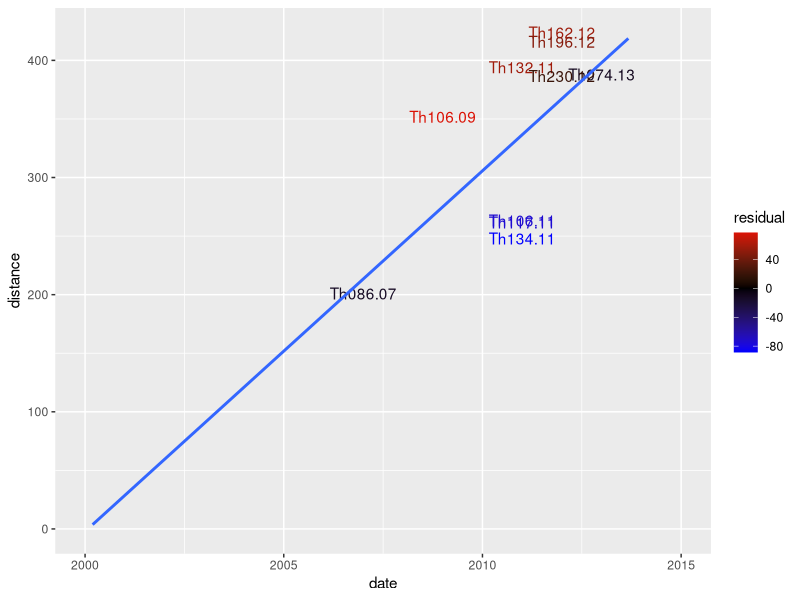
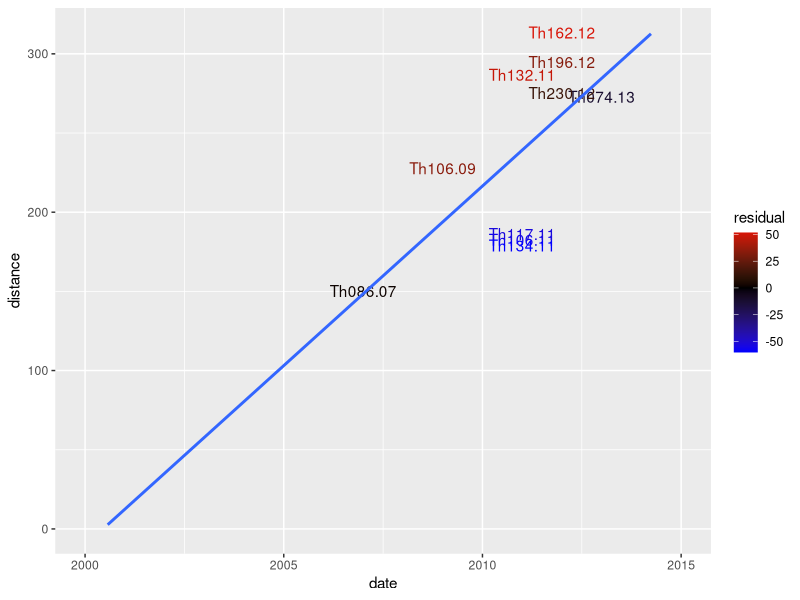
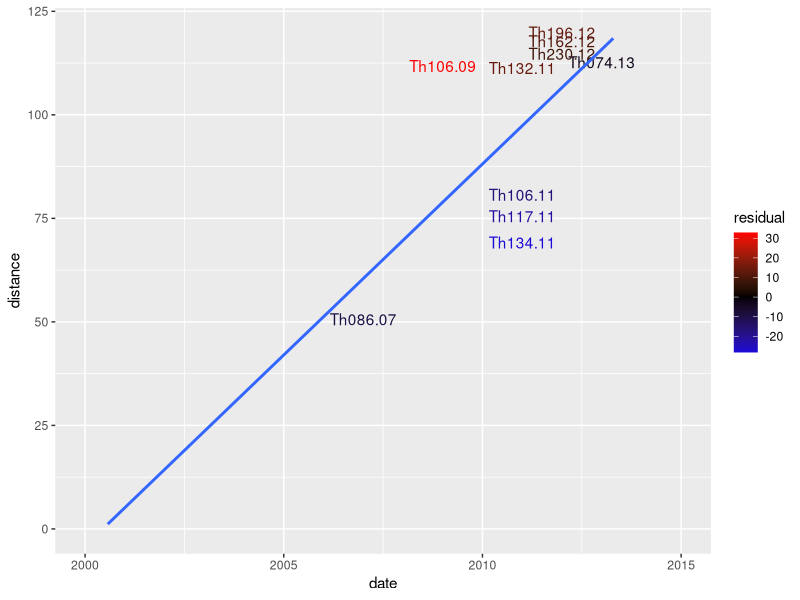
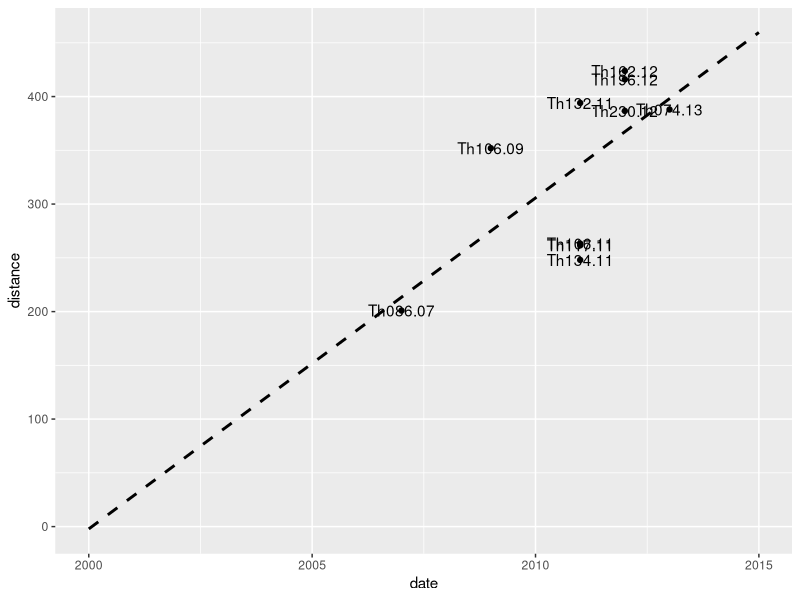
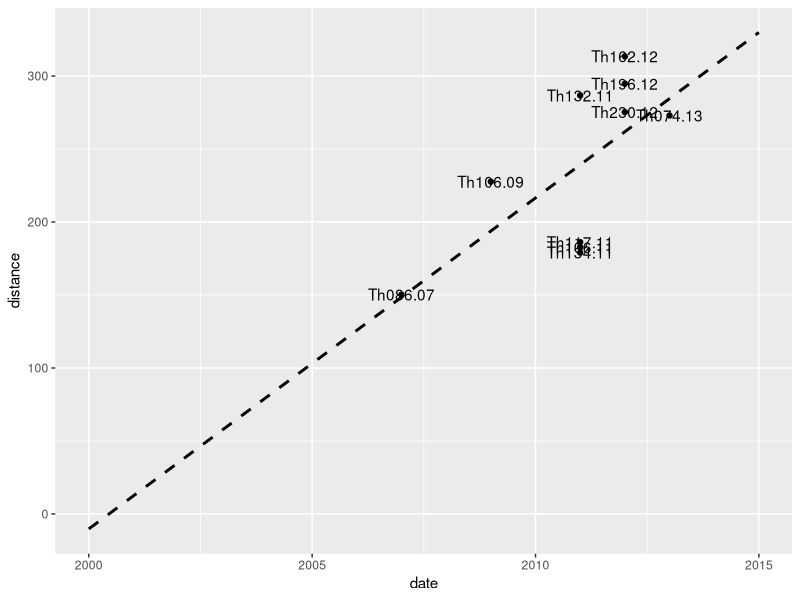
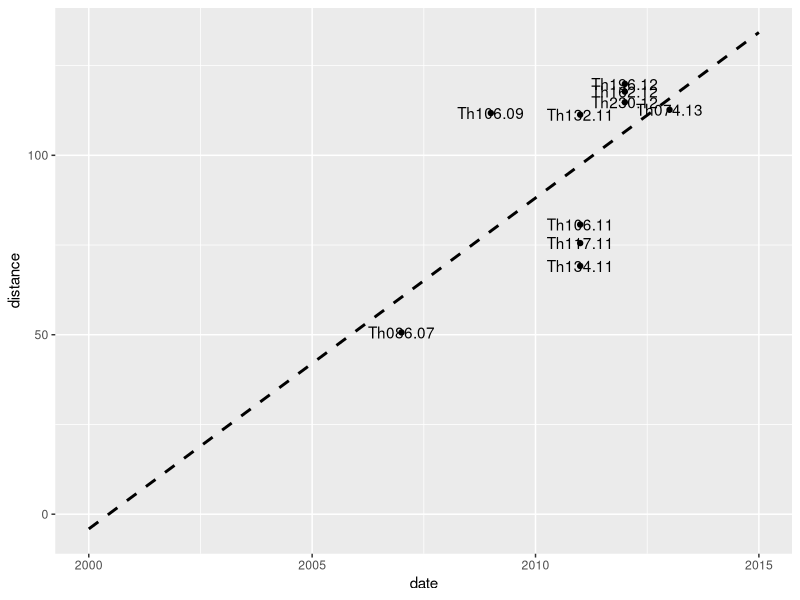

The R script that drew these images, in order:
## ---- chunk 1

library(knitr)
library(igraph)
library("RColorBrewer")
library(ggplot2)
opts_chunk$set(fig.width=9, fig.height=9)
opts_chunk$set(dev=c('png','postscript'))



## ---- chunk 2
#thies <- read.nexus("sum_ALL.target.2.nexus")
cols <- scale_color_gradient2(low="blue",mid="black",high="red")


all <- read.table("Thies_ALL.green.txt",header=T)
ggplot(all,aes(x=date,y=distance,label=tip,color=residual)) + geom_text() + geom_smooth(method="lm",se=F,fullrange=T) + cols + xlim(2000,2015) + ylim(0,max(all$distance))


snp <- read.table("Thies_SNP.green.txt",header=T)
ggplot(snp,aes(x=date,y=distance,label=tip,color=residual)) + geom_text() + geom_smooth(method="lm",se=F,fullrange=T) + cols + xlim(2000,2015) + ylim(0,max(snp$distance))

indel <- read.table("Thies_INDEL.green.txt",header=T)
ggplot(indel,aes(x=date,y=distance,label=tip,color=residual)) + geom_text() + geom_smooth(method="lm",se=F,fullrange=T) + cols+ xlim(2000,2015) + ylim(0,max(indel$distance))


#correlation indices
c(cor(all$distance,all$date),
  cor(snp$distance,snp$date),
  cor(indel$distance,indel$date))

#without 2011 clade
d = !all$tip %in% c("Th134.11","Th106.11","Th117.11")
c(cor(all$distance[d],all$date[d]),
  cor(snp$distance[d],snp$date[d]),
  cor(indel$distance[d],indel$date[d]))
#2011 clade and root only
d = all$tip %in% c("Th086.07","Th134.11","Th106.11","Th117.11")
c(cor(all$distance[d],all$date[d]),
  cor(snp$distance[d],snp$date[d]),
  cor(indel$distance[d],indel$date[d]))

## ---- chunk 3
ggplot(all,aes(x=date,y=distance,label=tip)) + geom_point() + geom_text() + geom_smooth(method="lm",se=F,fullrange=T,colour="black",linetype=2) + xlim(2000,2015)
#ggplot(all,aes(x=date,y=distance,label=tip)) + geom_text() + geom_smooth(data=subset(all,date!=2007),method="lm",se=F) + xlim(2006,2013) #+ ylim(0,max(indel$distance))

ggplot(snp,aes(x=date,y=distance,label=tip)) + geom_point() + geom_text() + geom_smooth(method="lm",se=F,fullrange=T,colour="black",linetype=2) + xlim(2000,2015)

#ggplot(snp,aes(x=date,y=distance,label=tip)) + geom_text() + geom_smooth(method="lm",se=F) + xlim(2006,2013) + ylim(0,max(snp$distance))
ggplot(indel,aes(x=date,y=distance,label=tip)) + geom_point() + geom_text() + geom_smooth(method="lm",se=F,fullrange=T,colour="black",linetype=2) + xlim(2000,2015)


#ggplot(indel,aes(x=date,y=distance,label=tip)) + geom_text() + geom_smooth(method="lm",se=F) + xlim(2006,2013) #+ ylim(0,max(indel$distance))

#ggplot(indel,aes(x=date,y=distance,label=tip)) + geom_text() + geom_smooth(data=subset(indel,date!=2007),method="lm",se=F) + xlim(2006,2013) #+ ylim(0,max(indel$distance))



